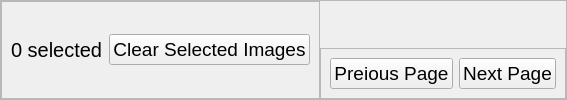
                            <widget class="QFrame" name="frame_37">
                             <property name="frameShape">
                              <enum>QFrame::StyledPanel</enum>
                             </property>
                             <property name="frameShadow">
                              <enum>QFrame::Raised</enum>
                             </property>
                             <layout class="QHBoxLayout" name="horizontalLayout_30">
                              <property name="spacing">
                               <number>0</number>
                              </property>
                              <property name="leftMargin">
                               <number>0</number>
                              </property>
                              <property name="topMargin">
                               <number>0</number>
                              </property>
                              <property name="rightMargin">
                               <number>0</number>
                              </property>
                              <property name="bottomMargin">
                               <number>0</number>
                              </property>
                              <item alignment="Qt::AlignLeft">
                               <widget class="QFrame" name="frame_23">
                                <property name="frameShape">
                                 <enum>QFrame::StyledPanel</enum>
                                </property>
                                <property name="frameShadow">
                                 <enum>QFrame::Raised</enum>
                                </property>
                                <layout class="QHBoxLayout" name="horizontalLayout_3">
                                 <item>
                                  <widget class="QLabel" name="images_count_label">
                                   <property name="font">
                                    <font>
                                     <pointsize>15</pointsize>
                                    </font>
                                   </property>
                                   <property name="text">
                                    <string>0 selected</string>
                                   </property>
                                  </widget>
                                 </item>
                                 <item>
                                  <widget class="QPushButton" name="images_clear_button">
                                   <property name="font">
                                    <font>
                                     <pointsize>14</pointsize>
                                    </font>
                                   </property>
                                   <property name="text">
                                    <string>Clear Selected Images</string>
                                   </property>
                                  </widget>
                                 </item>
                                </layout>
                               </widget>
                              </item>
                              <item alignment="Qt::AlignRight|Qt::AlignBottom">
                               <widget class="QFrame" name="frame_14">
                                <property name="frameShape">
                                 <enum>QFrame::StyledPanel</enum>
                                </property>
                                <property name="frameShadow">
                                 <enum>QFrame::Raised</enum>
                                </property>
                                <layout class="QHBoxLayout" name="horizontalLayout_18">
                                 <item alignment="Qt::AlignRight">
                                  <widget class="QPushButton" name="previous_images_button">
                                   <property name="font">
                                    <font>
                                     <pointsize>14</pointsize>
                                    </font>
                                   </property>
                                   <property name="text">
                                    <string>Preious Page</string>
                                   </property>
                                  </widget>
                                 </item>
                                 <item>
                                  <widget class="QPushButton" name="next_images_button">
                                   <property name="font">
                                    <font>
                                     <pointsize>14</pointsize>
                                    </font>
                                   </property>
                                   <property name="text">
                                    <string>Next Page</string>
                                   </property>
                                  </widget>
                                 </item>
                                </layout>
                               </widget>
                              </item>
                             </layout>
                            </widget>
